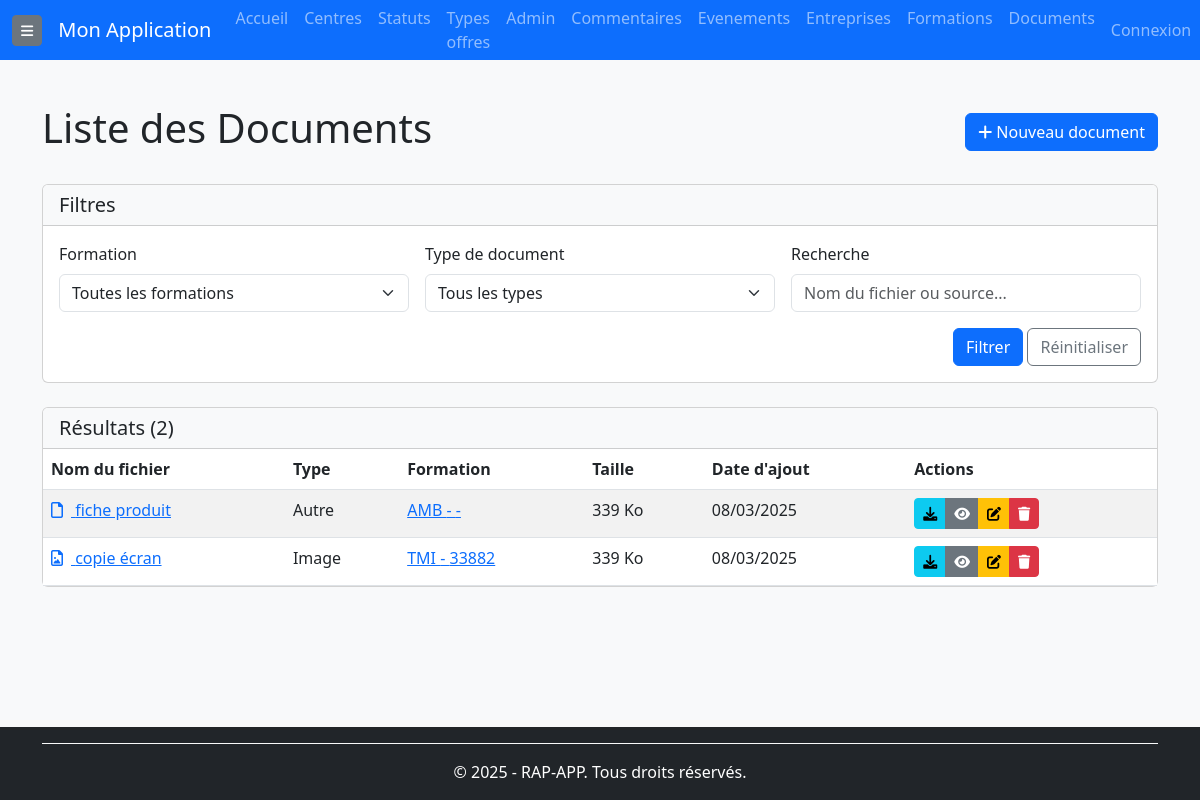
/documents/ (signed in), run on an earlier commit of the app's database.
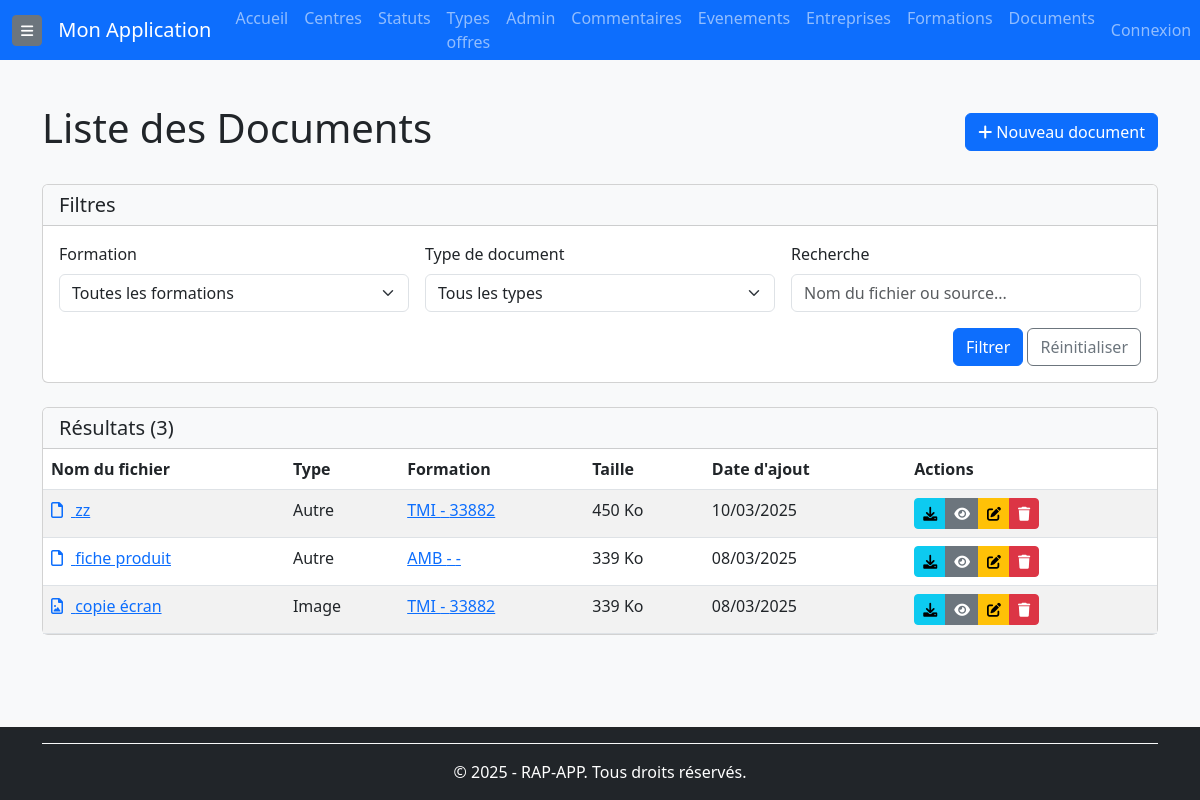
And on a later commit of the database.
### rap_app/models/documents.py (models this page shows, shortened)
class Document(BaseModel):
    PDF = 'pdf'
    IMAGE = 'image'
    CONTRAT = 'contrat'
    AUTRE = 'autre'
    TYPE_DOCUMENT_CHOICES = [
        (PDF, 'PDF'),
        (IMAGE, 'Image'),
        (CONTRAT, 'Contrat signé'),
        (AUTRE, 'Autre'),
    ]
    formation = models.ForeignKey(Formation, on_delete=models.CASCADE, related_name="documents",  verbose_name="Formation associée")
    nom_fichier = models.CharField(max_length=255, verbose_name="Nom du fichier",db_index=True)
    fichier = models.FileField(upload_to='formations/documents/', verbose_name="Fichier")
    source = models.TextField(null=True, blank=True, verbose_name="Source du document")
    type_document = models.CharField( max_length=20, choices=TYPE_DOCUMENT_CHOICES, default=AUTRE,verbose_name="Type de document")
    taille_fichier = models.PositiveIntegerField(null=True,blank=True, verbose_name="Taille du fichier (Ko)")
    utilisateur = models.ForeignKey(User, on_delete=models.SET_NULL, null=True)
    class Meta:
        verbose_name = "Document"
        verbose_name_plural = "Documents"
        ordering = ['-created_at']
        indexes = [
            models.Index(fields=['nom_fichier']),  # Index pour la recherche rapide
        ]

### rap_app/models/formations.py (models this page shows, shortened)
class Formation(BaseModel):
    nom = models.CharField(max_length=255, verbose_name="Nom de la formation")
    centre = models.ForeignKey(Centre, on_delete=models.CASCADE, related_name='formations', verbose_name="Centre de formation")
    type_offre = models.ForeignKey(TypeOffre, on_delete=models.CASCADE, related_name="formations", verbose_name="Type d'offre")
    statut = models.ForeignKey(Statut, on_delete=models.CASCADE, related_name="formations", verbose_name="Statut de la formation")
    start_date = models.DateField(null=True, blank=True, verbose_name="Date de début")
    end_date = models.DateField(null=True, blank=True, verbose_name="Date de fin")
    num_kairos = models.CharField(max_length=50, null=True, blank=True, verbose_name="Numéro Kairos")
    num_offre = models.CharField(max_length=50, null=True, blank=True, verbose_name="Numéro de l'offre")
    num_produit = models.CharField(max_length=50, null=True, blank=True, verbose_name="Numéro du produit")
    prevus_crif = models.PositiveIntegerField(default=0, verbose_name="Places prévues CRIF")
    prevus_mp = models.PositiveIntegerField(default=0, verbose_name="Places prévues MP")
    inscrits_crif = models.PositiveIntegerField(default=0, verbose_name="Inscrits CRIF")
    inscrits_mp = models.PositiveIntegerField(default=0, verbose_name="Inscrits MP")
    assistante = models.CharField(max_length=255, null=True, blank=True, verbose_name="Assistante")
    cap = models.PositiveIntegerField(null=True, blank=True, verbose_name="Capacité maximale")
    convocation_envoie = models.BooleanField(default=False, verbose_name="Convocation envoyée")
    entresformation = models.PositiveIntegerField(default=0, verbose_name="Entrées en formation")
    nombre_candidats = models.PositiveIntegerField(default=0, verbose_name="Nombre de candidats")
    nombre_entretiens = models.PositiveIntegerField(default=0, verbose_name="Nombre d'entretiens")
    nombre_evenements = models.PositiveIntegerField(default=0, verbose_name="Nombre d'événements")
    dernier_commentaire = models.TextField(null=True, blank=True, verbose_name="Dernier commentaire")
    entreprises = models.ManyToManyField(Entreprise, related_name="formations", verbose_name="Partenaires", blank=True)
    utilisateur = models.ForeignKey(User, on_delete=models.SET_NULL, null=True, blank=True,related_name="formations_creees",verbose_name="Créé par" )
    objects = FormationManager()
    class Meta:
        verbose_name = "Formation"
        verbose_name_plural = "Formations"
        ordering = ['-start_date', 'nom']
        indexes = [
            models.Index(fields=['start_date']),
            models.Index(fields=['end_date']),
            models.Index(fields=['nom']),
        ]

### rap_app/views/documents_views.py (the view)
# urls.py: path('documents/', documents_views.DocumentListView.as_view(), name='document-list'),
class DocumentListView(BaseListView):
    model = Document
    context_object_name = 'documents'
    template_name = 'documents/document_list.html'
    def get_queryset(self):
        queryset = super().get_queryset().select_related('formation')
        formation_id = self.request.GET.get('formation')
        if formation_id:
            queryset = queryset.filter(formation_id=formation_id)
        type_doc = self.request.GET.get('type_document')
        if type_doc:
            queryset = queryset.filter(type_document=type_doc)
        q = self.request.GET.get('q')
        if q:
            queryset = queryset.filter(
                Q(nom_fichier__icontains=q) |
                Q(source__icontains=q)
            )
        return queryset
    def get_context_data(self, **kwargs):
        context = super().get_context_data(**kwargs)
        context['filters'] = {
            'formation': self.request.GET.get('formation', ''),
            'type_document': self.request.GET.get('type_document', ''),
            'q': self.request.GET.get('q', ''),
        }
        context['formations'] = Formation.objects.all()
        context['types_document'] = Document.TYPE_DOCUMENT_CHOICES
        return context

### rap_app/templates/documents/document_list.html (shortened to what the changed rows need)
{% extends 'base.html' %}
{% load static %}
{% block content %}
<div class="container mt-4">
    <div class="d-flex justify-content-between align-items-center mb-4">
        <h1>Liste des Documents</h1>
    </div>
    <div class="card">
        <div class="card-header bg-light">
            <div class="d-flex justify-content-between align-items-center">
                <h5 class="mb-0">Résultats ({{ documents|length }})</h5>
            </div>
        </div>
        <div class="card-body p-0">
            {% if documents %}
                <div class="table-responsive">
                    <table class="table table-hover table-striped mb-0">
                        <thead>
                            <tr>
                                <th>Nom du fichier</th>
                                <th>Type</th>
                                <th>Formation</th>
                                <th>Taille</th>
                                <th>Date d'ajout</th>
                                <th>Actions</th>
                            </tr>
                        </thead>
                        <tbody>
                            {% for document in documents %}
                                <tr>
                                    <td>
                                        <a href="{{ document.fichier.url }}" target="_blank">
                                            <i class="far {% if document.type_document == 'pdf' %}fa-file-pdf{% elif document.type_document == 'image' %}fa-file-image{% elif document.type_document == 'contrat' %}fa-file-contract{% else %}fa-file{% endif %} me-2"></i>
                                            {{ document.nom_fichier }}
                                        </a>
                                    </td>
                                    <td>{{ document.get_type_document_display }}</td>
                                    <td>
                                        <a href="{% url 'formation-detail' document.formation.id %}">
                                            {{ document.formation.nom }} - {{ document.formation.num_offre|default:"-" }}
                                        </a>
                                    </td>
                                    <td>
                                        {% if document.taille_fichier %}
                                            {% if document.taille_fichier > 1024 %}
                                                {{ document.taille_fichier|divisibleby:"1024"|floatformat:2 }} Mo
                                            {% else %}
                                                {{ document.taille_fichier }} Ko
                                            {% endif %}
                                        {% else %}
                                            --
                                        {% endif %}
                                    </td>
                                    <td>{{ document.created_at|date:"d/m/Y" }}</td>
                                    <td>
                                        <div class="btn-group btn-group-sm">
                                            <a href="{{ document.fichier.url }}" target="_blank" class="btn btn-info" title="Télécharger">
                                                <i class="fas fa-download"></i>
                                            </a>
                                            <a href="{% url 'document-detail' document.id %}" class="btn btn-secondary" title="Détails">
                                                <i class="fas fa-eye"></i>
                                            </a>
                                            <a href="{% url 'document-update' document.id %}" class="btn btn-warning" title="Modifier">
                                                <i class="fas fa-edit"></i>
                                            </a>
                                            <a href="{% url 'document-delete' document.id %}" class="btn btn-danger" title="Supprimer">
                                                <i class="fas fa-trash"></i>
                                            </a>
                                        </div>
                                    </td>
                                </tr>
                            {% endfor %}
                        </tbody>
                    </table>
                </div>
            {% else %}
                <div class="text-center py-4">
                    <p class="text-muted">Aucun document trouvé.</p>
                </div>
            {% endif %}
        </div>
    </div>
</div>
{% endblock %}

What changed in the data, as far as the page shows it:
added Document: nom_fichier "zz", type_document "Autre", formation.nom "TMI", formation.num_offre "33882", taille_fichier "450", created_at "10/03/2025"
Also different on the page:
{{ documents|length }}: "2" → "3"
